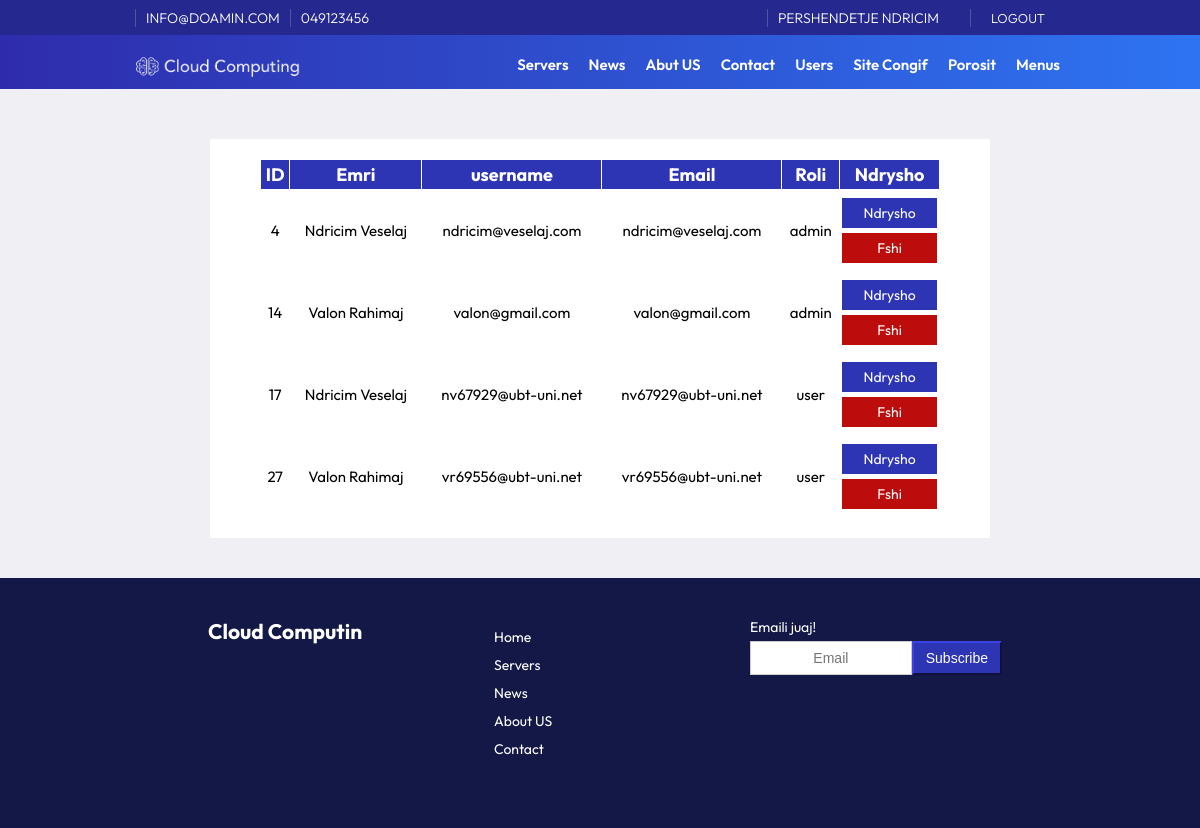
/admin/users.php (signed in), run on the app's committed database.
### tables this page shows
CREATE TABLE `configs` (
  `id` int(11) NOT NULL,
  `emri` varchar(255) NOT NULL,
  `vlera` text NOT NULL
);

CREATE TABLE `users` (
  `id` int(11) NOT NULL,
  `emri` varchar(255) NOT NULL,
  `mbiemri` varchar(255) NOT NULL,
  `username` varchar(255) NOT NULL,
  `password` varchar(255) NOT NULL,
  `email` varchar(255) NOT NULL,
  `role` varchar(50) NOT NULL,
  `kycja` text NOT NULL
);

CREATE TABLE `menu` (
  `id` int(11) NOT NULL,
  `Emri` varchar(255) NOT NULL,
  `vlera` varchar(255) NOT NULL,
  `renditja` int(11) NOT NULL,
  `autori` varchar(255) NOT NULL,
  `Data` datetime NOT NULL DEFAULT current_timestamp() ON UPDATE current_timestamp()
);

### assets/config/config.php (called while the page is built, shortened)
<?php
class Database {
    private $host = "localhost";
    private $username = "root";
    private $password = "";
    private $database = "CloudComputing";
    public function __construct() {
        $this->conn = new mysqli($this->host, $this->username, $this->password, $this->database);
    }
}
?>

### assets/config/functions.php (called while the page is built, shortened)
<?php
include_once 'config.php';
$db = new Database();
class SiteConfigs {
    private $db;
    public function __construct($db) {
        $this->db = $db;
    }
    public function readConfig($emri) {
        $defaultValue = 'Not Available';
        $query = "SELECT vlera FROM configs WHERE emri = '$emri' LIMIT 1";
        $result = $this->db->conn->query($query);
        if ($result->num_rows > 0) {
            $configs = $result->fetch_assoc();
            return $configs['vlera'];
        }
        return $defaultValue;
    }
}
$configs = new SiteConfigs($db);
?>

### assets/config/user.php (called while the page is built, shortened)
<?php
class User {
    private $db;
    public function __construct($db) {
        $this->db = $db;
    }
    public function checkUserRole($id) {
        $query = "SELECT role FROM users WHERE id = $id";
        $result = $this->db->conn->query($query);
        if ($result->num_rows > 0) {
            $user = $result->fetch_assoc();
            return $user['role'];
        }
        return false;
    }
        public function readEmri($emri, $id) {
            $query = "SELECT $emri FROM users WHERE id = $id";
            $result = $this->db->conn->query($query);
            if ($result->num_rows > 0) {
                $user = $result->fetch_assoc();
                return $user[$emri];
            }
            return false;
        }
    public function readAllusers() {
        $query = "SELECT * FROM users";
        $result = $this->db->conn->query($query);
        return $result->fetch_all(MYSQLI_ASSOC);
    }
}
?>

### assets/config/menu.php (called while the page is built, shortened)
<?php
class Menu {
    private $db;
    public function __construct($db) {
        $this->db = $db;
    }
    public function readAllMenu() {
        $query = "SELECT * FROM menu ORDER BY renditja ASC";
        $result = $this->db->conn->query($query);
        return $result->fetch_all(MYSQLI_ASSOC);
    }
}
?>

### admin/users.php (the view, shortened to what this page needs)
<?php
include_once '../assets/config/config.php';
include_once '../assets/config/functions.php';
include_once '../assets/config/News.php';
include_once '../assets/config/menu.php';
include_once '../assets/config/user.php';
$db = new Database();
$user = new User($db);
$allUsers = $user->readAllUsers();
?>
<!DOCTYPE html>
<html lang="en">
<head>
    <link rel="stylesheet" href="../assets/css/style.css">
    <link rel="stylesheet" href="https://cdnjs.cloudflare.com/ajax/libs/font-awesome/4.7.0/css/font-awesome.min.css">
</head>
<body>
    <div class="container front-page">
        <?php include "header.php" ?>
        <div class="articels width65">
            <div class="table-wrapper">
                <table class="serverat">
                    <thead>
                        <tr>
                            <th>ID</th>
                            <th>Emri</th>
                            <th>username</th>
                            <th>Email</th>
                            <th>Roli</th>
                            <th>Ndrysho</th>
                        </tr>
                    </thead>
                    <tbody>
                        <?php foreach ($allUsers as $users): ?>
                        <tr>
                            <td><?php echo $users['id']; ?></td>
                            <td><?php echo $users['emri']; ?> <?php echo $users['mbiemri']; ?></td>
                            <td><?php echo $users['username']; ?></td>
                            <td><?php echo $users['email']; ?></td>
                            <td><?php echo $users['role']; ?></td>
                            <td>
                                <a class="btn btn-mir" href="user_update.php?id=<?php echo $users['id']; ?>">Ndrysho</a>
                                <a class="btn btn-keq" href="delete_user.php?id=<?php echo $users['id']; ?>">Fshi</a>
                            </td>
                        </tr>
                        <?php endforeach; ?>
                </table>
            </div>
        </div>
        <?php include "../footer.php" ?>
    </div>
</body>
</html>

### admin/header.php (shortened to what this page needs)
<?php
$db = new Database();
$menu = new Menu($db);
$allMenu = $menu->readAllMenu();
if (isset($_SESSION['user_id'])) {
$user = new User($db);
} else {
};
?>
   <header>
            <div class="topnav">
                <div class="container width80">
                    <div class="topnavl">
                        <div class="topbarw">
                            <p><?php echo $configs->readConfig('email');?></p><p><?php echo $configs->readConfig('telefoni');?></p>
                        </div>
                    </div>
                    <div class="topnavr">
                        <div class="topbarw">
                                <?php
                                    if (isset($_SESSION['user_id'])) {
                                        $user_id = $_SESSION['user_id'];
                                        $user_role = $user->checkUserRole($user_id);
                                        $emri = '<p>Pershendetje ' .$user->readEmri('emri',$user_id) .'<p>';
                                        $logout = '<p><a href="' . $configs->readConfig('url') . '/logout.php">Logout</a></p>';
                                        if ($user_role === 'admin') {
                                            echo $emri ;
                                            echo $logout;
                                        } elseif ($user_role === 'user') {
                                            echo $emri ;
                                            echo $logout;
                                        } else {
                                            echo '<p><a href="' . $configs->readConfig('url') . '/login.php">Login</a></p>';
                                            echo '<p><a href="' . $configs->readConfig('url') . '/login.php">Register</a></p>';
                                        }
                                    }else {
                                        echo '<p><a href="' . $configs->readConfig('url') . '/login.php">Login</a></p>';
                                        echo '<p><a href="' . $configs->readConfig('url') . '/login.php">Register</a></p>';
                                    }
                                ?>
                        </div>
                    </div>
                </div>
            </div>
            <div class="width80">
                <div class="logo"><a href="<?php echo $configs->readConfig('url'); ?>"><img src="<?php echo $configs->readConfig('imgurl');?>/logow.png" /></a></div>
                <div class="nav" id="navid">
                    <ul>
                        <?php
                            if (isset($_SESSION['user_id'])) {
                                $user_id = $_SESSION['user_id'];
                                $user_role = $user->checkUserRole($user_id);
                                if ($user_role === 'admin') {
                                echo '<li><a href="'. $configs->readConfig('url').'admin/servers.php">Servers</a></li>
                                <li><a href="'. $configs->readConfig('url').'admin/news.php">News</a></li>
                                <li><a href="'. $configs->readConfig('url').'admin/faqet.php">Abut US</a></li>
                                <li><a href="'. $configs->readConfig('url').'admin/contacts.php">Contact</a></li>
                                <li><a href="'. $configs->readConfig('url').'admin/users.php">Users</a></li>
                                <li><a href="'. $configs->readConfig('url').'admin/siteconfig.php">Site Congif</a></li>
                                <li><a href="'. $configs->readConfig('url').'admin/porosit.php">Porosit</a></li>
                                <li><a href="'. $configs->readConfig('url').'/admin/menu.php">Menus</a></li>
                                <a href="javascript:void(0);" class="icon" onclick="navrespons()">
                                <i class="fa fa-bars"></i>
                            </a>';
                                } else {
                                }
                            }
                        ?>
                    </ul>
                </div>
            </div>
        </header>

### footer.php (shortened to what this page needs)
<footer>
    <div class="footeri width80">
        <div class="footerleft">
            <h2><a href="<?php echo $configs->readConfig('url'); ?>">Cloud Computin</a></h2>
        </div>
        <div class="footercenter">
            <ul>
                <?php foreach ($allMenu as $menu): ?>
                    <li><a href="<?php echo $configs->readConfig('url'); echo $menu['vlera']; ?>"><?php echo $menu['Emri']; ?></a></li>
                <?php endforeach; ?>
            </ul>
        </div>
        <div class="footerright">
            <p>Emaili juaj!</p>
            <div class="subs">
                <input class="form-control btn flex" type="email" placeholder="Email">
                <button class="btn btn-mir flex1">Subscribe</button>
            </div>
        </div>
    </div>
</footer>

### assets/css/style.css (style rules this page uses)
*, *:before, *:after { margin: 0; padding: 0; box-sizing: border-box; --title-font: "Outfit", Helvetica, Arial, sans-serif; --body-font: "Outfit", Helvetica, Arial, sans-serif; }
body, html { font-size: 14px; width: 100%; height: 100%; background: #F0F0F4; }
ul li a, a, body, span, text { font-family: "Outfit", Helvetica, Arial, sans-serif; }
header ul > li { list-style: none; float: left; margin: 10px 10px auto; }
.container { margin: auto; width: 100%; }
.width80 { width: 80%; margin: auto; }
.width65 { width: 65%; margin: auto; }
header { background-image: linear-gradient(to right, #2E2CAC, #2E74F2); color: #fff; }
.topnav { margin: auto; height:35px; background-color: #25288e; padding: 5px 0 5px 0; }
.topnavl { float:left; }
.topnavr { float: right; }
.topbarw { font-size: 13px; display: flex; padding: 4px 15px; font-weight: 300; }
.topnav p { text-transform: uppercase; font-size: 14px; margin: auto; border-left: solid 1px rgba(255, 255, 255, .2); padding: 0 10px 0 10px; }
.topnavr a { text-decoration: none; color: #fff; font-size: 14px; padding: 0 10px 0 10px; }
.topnav span, .topnav a { text-transform: uppercase; font-size: 13px; margin: 5px auto; }
.logo { margin: 10px 0 0 0; }
.logo img { width: 200px; float: left; }
.nav { float: right; margin: 0 10px ; }
.nav li a { text-decoration: none; color: #fff; font-size:15px; font-weight: 600; }
.front-page { width: 100%; }
.articels { display: flex; flex-wrap: wrap; align-content: space-between; margin:auto; padding: 20px 50px 20px 50px; background-color: white; }
.articels a { list-style: none; text-decoration: none; }
.form-control { display: block; width: 100%; height: 34px; padding: 6px 12px; font-size: 14px; border: 1px solid #ccc; }
.btn { font-size: 14px; font-weight: 400; text-align: center; border: 1px solid #000 transparent; padding: 6px 12px; margin: 5px auto 5px auto; box-shadow: none !important; display: block; }
.btn-mir { color: #fff; text-decoration:none; background-color: #2e35b5; border-color: #25298f; }
.btn-keq { color: #fff; text-decoration:none; background-color: #bd0c0c; border-color: #790303; }
footer { height: auto; padding: 20px; background: #141846; margin: 40px 0 0 0; }
footer ul > li, footer a { list-style: none; margin: 10px 10px auto; text-decoration: none; color: #FFF; }
.footeri { display: flex; flex-wrap: wrap; justify-content: space-between; margin:auto; padding: 20px 50px 20px 50px; color: #fff; }
.footerleft, .footercenter, .footerright { width: 33%; flex-grow: 1; padding: 0 12px 0 12px; margin-bottom:30px; }
.subs { display: flex; flex-wrap: wrap; }
.flex { flex: 1; float: left; }
.flex1 { flex: 0; float: left; }
.table-wrapper { width: 100%; overflow-x: auto; }
table.serverat { width: 100%; height: 200px; text-align: center; border-collapse: collapse; }
table.serverat td, table.serverat th { border: 1px solid #FFFFFF; padding: 3px 2px; }
table.serverat tbody td { font-size: 15px; }
table.serverat thead { background: #2E35B5; }
table.serverat thead th { font-size: 18px; font-weight: bold; color: #FFFFFF; text-align: center; }

### data on the page
configs: vlera "INFO@DOAMIN.COM"
configs: vlera "049123456"
users: emri "NDRICIM", id "4", emri "Ndricim", mbiemri "Veselaj", username "ndricim@veselaj.com", email "ndricim@veselaj.com", role "admin"
configs: vlera (picture)
users: id "14", emri "Valon", mbiemri "Rahimaj", username "valon@gmail.com", email "valon@gmail.com", role "admin"
users: id "17", emri "Ndricim", mbiemri "Veselaj", username "nv67929@ubt-uni.net", email "nv67929@ubt-uni.net", role "user"
users: id "27", emri "Valon", mbiemri "Rahimaj", username "vr69556@ubt-uni.net", email "vr69556@ubt-uni.net", role "user"
menu: Emri "Home"
menu: Emri "Servers"
menu: Emri "News"
menu: Emri "About US"
menu: Emri "Contact"
